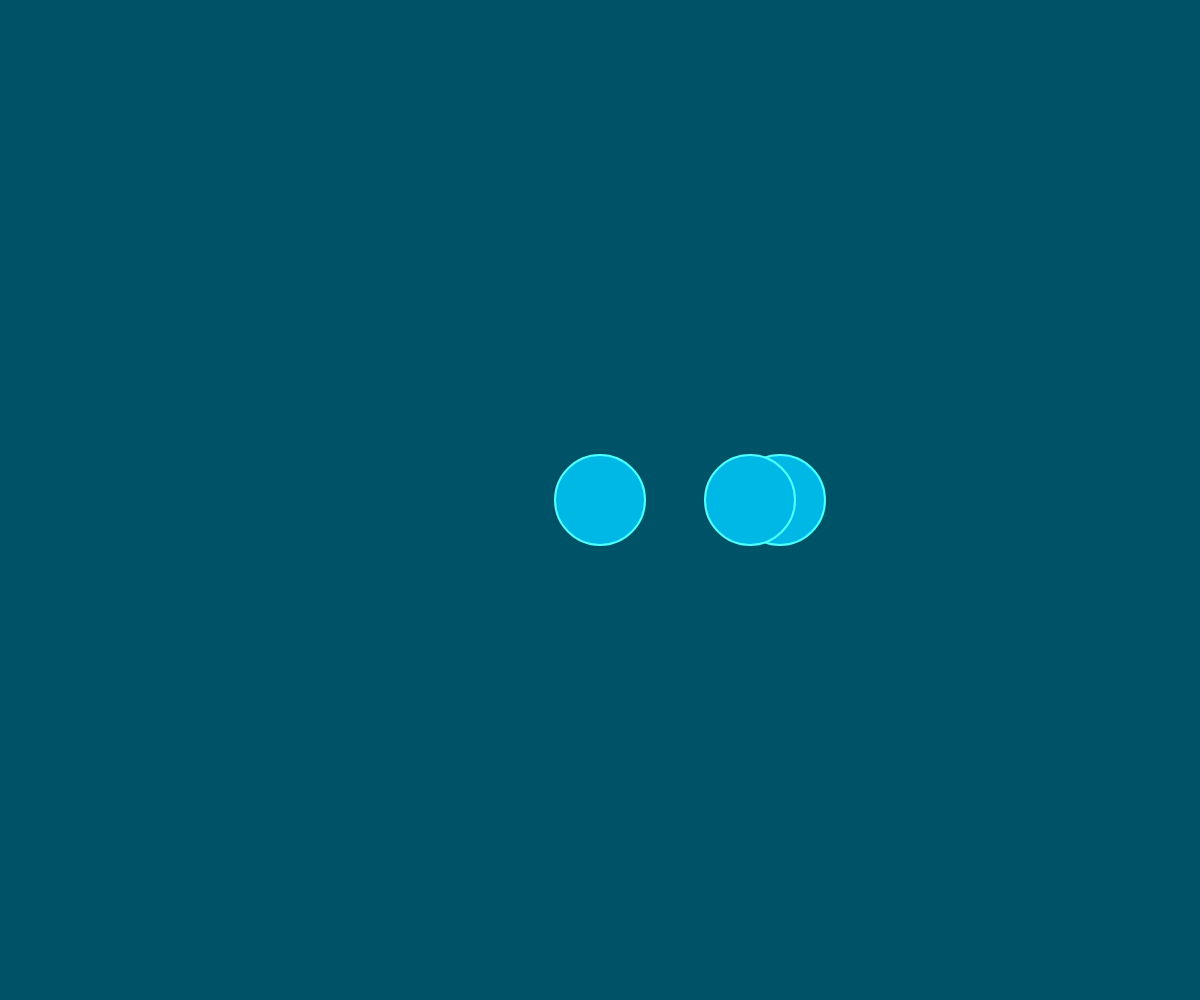
Frame 1 (no input)
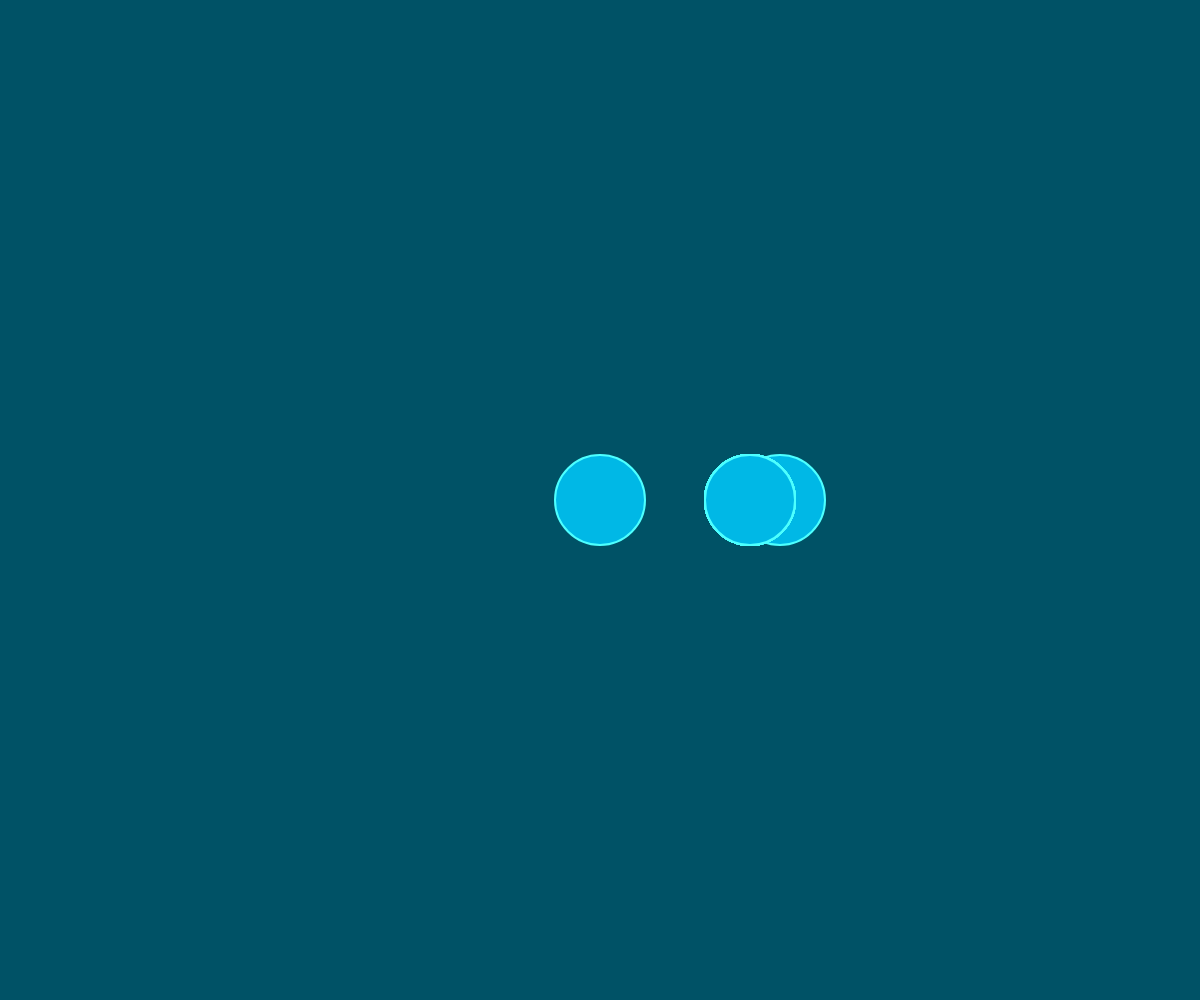
Frame 60 (no input)
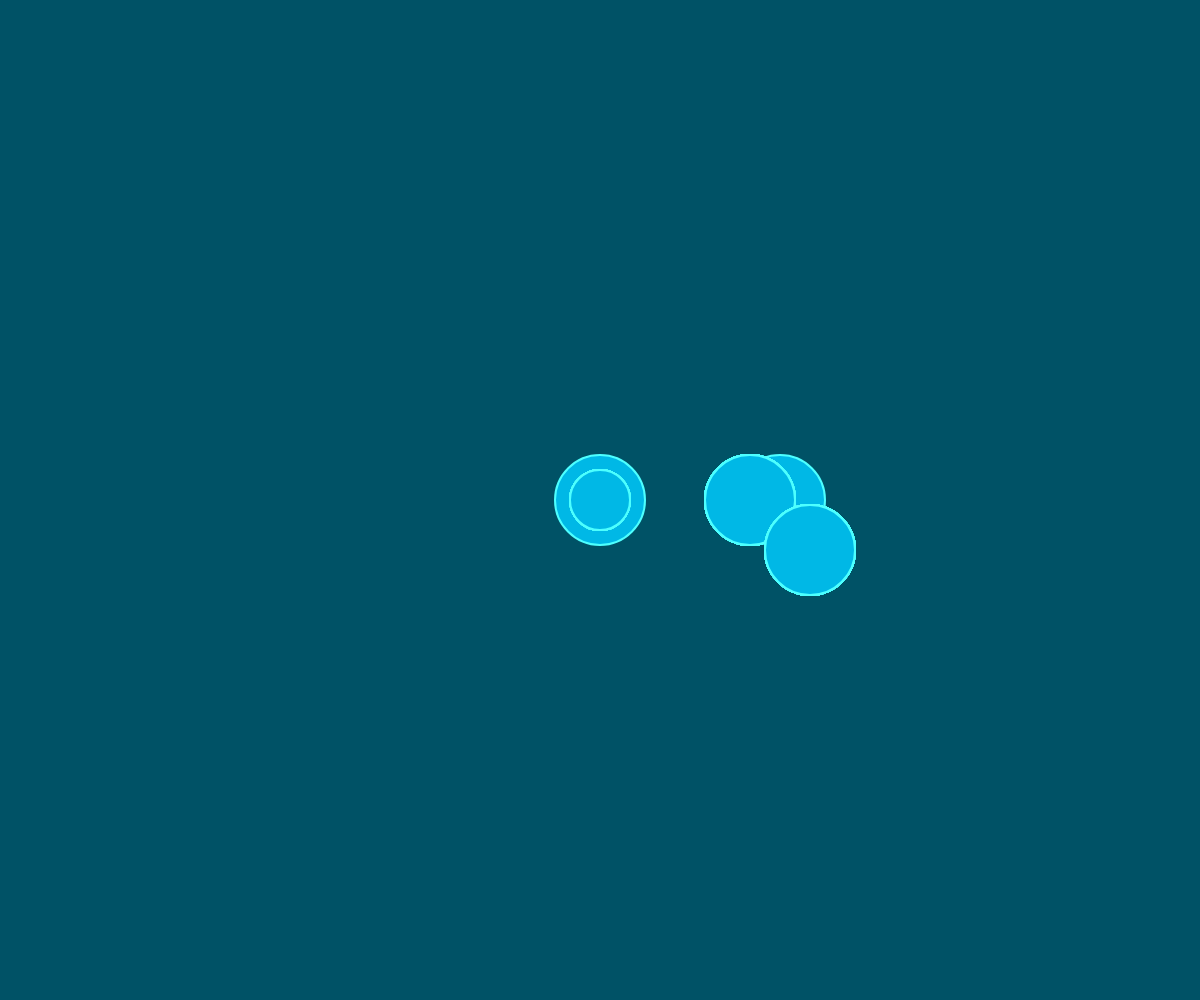
Frame 120 (the mouse pressed at the canvas centre since frame 60)

The p5.js sketch that drew these frames (run headless with seeded random() and noise() and a simulated clock; from frame 60 on, the mouse is pressed at the canvas centre):

// p5.js sketch
// ── sketch.js
var myCuteBall;
var myUglyBall;

function Ball(_x, _y, _diameter, ) { //dichiaro l'oggetto e ne definisco le caratteristiche
  // Properties defined by constructor
  this.size = _diameter; //do il valore alle caratteristiche dell'oggetto.
  this.x = _x;
  this.y = _y;
  this.strokeWeight = 2; //esempio: dichiaro lo strokeWeight dell'oggetto:12
  // Hardcoded properties
  this.stroke = '#4dffff';
  this.color = '#00b8e6';
  this.speed = 2;
  // Methods = azioni che può fare l'oggetto.
  this.move = function() {
    this.x = width/2 + mouseX *0.1 + 150 ;
    this.y = height/2 + mouseY*0.1;
  }

  this.rimpicciolire = function() {
    this.size = mouseX*0.1;
  }

  this.display = function() { //la funzione display mi serve per far capire cosa deve disegnare, infatti sto dichiarando: riempilo (fill)
    //con questo colore (prima dichiarato), e disegna un ellisse con le caratteristiche prima eleneacate.
    fill(this.color);
    stroke(this.stroke);
    strokeWeight(this.strokeWeight); // dico di mettere lo strokeweight dichiarato nell'oggetto.
    ellipse(this.x, this.y, this.size);
  }
}

function setup() {
  // Here the code


  createCanvas(windowWidth, windowHeight);
  background('#005266');
  myCuteBall = new Ball(width/2 , height/2, 90); //il mio nuovo elemento "myCuteBall", dichiarato come variabile, assume le
  //dell'oggetto Ball che prima abbiamo definito (e ne eredita i metodi)
  // change the speed
  myCuteBall.speed = 1; //se voglio cambiare delle caratteristiche dell'oggetto, posso, anche se queste rimangono uguali per tutte le variabili
  //che derivano da questo oggetto
  //myCuteBall.display();



  myUglyBall = new Ball(width/2 + 180, height/2, 90);
  myUglyBall.display();
}

function draw() {

  // call methods of the instance
  //myCuteBall.move(); //sono le azioni che io sto dicendo alla mia varibile di fare, che derivano dall'ogggetto.
  //se io barro la funzione .move associata all'oggetto, esso non si muove ma viene comunque disegnato.
  myCuteBall.display(); //mostro la nuova variabile. //infatti mi serve aver scritto prima che può fare la funzione display e come
  //l'oggetto dovrà presentarsi perchè altrimenti sarebbe solo dichiarato ma non visibile.
  myCuteBall.rimpicciolire();
  myUglyBall.move();
    myUglyBall.display();

}
